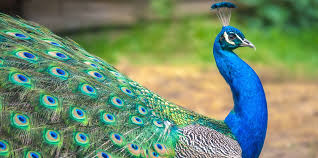
#> input picture peacock.jpg, 318 x 158 px
$ jupyter execute '2_1 ML Wiley.ipynb'
#> lines starting #> are read from the running program, lines starting #| are printed output that depends on the picture
# Image Data Preprocessing

[cell 1]
from skimage.io import imread, imshow

[cell 2]
peacock_img_color = imread("peacock.jpg", as_gray = False)
#> peacock_img_color is the input picture: shape (158, 318, 3); mean R, G, B 113.5, 140.4, 109.4
print("The shape of the colored image is ", peacock_img_color.shape)
#| The shape of the colored image is  (158, 318, 3)
print(peacock_img_color)
#> (printed output is left out)
imshow(peacock_img_color)

[cell 3]
#reading image in gray color

peacock_img_gray = imread("peacock.jpg", as_gray= True)
#> peacock_img_gray: shape (158, 318) float64; min 0.0418, max 1, mean 0.519
print('shape of gray image', peacock_img_gray.shape)
#| shape of gray image (158, 318)
imshow(peacock_img_gray)

[cell 4]
#showing image in different colors

import matplotlib.pyplot as plt
from skimage.color import rgb2gray, rgb2hsv
peacock = imread('peacock.jpg')
peacock_gray = rgb2gray(peacock)
peacock_hsv = rgb2hsv(peacock)
#> peacock_hsv: shape (158, 318, 3) float64; mean of channels 0, 1, 2 0.293, 0.446, 0.613

#displaying image
plt.figure(1, figsize = (30,10))
plt.subplot(131)
imshow(peacock)
plt.title('Original RGB Format')
plt.subplot(132)
imshow(peacock_gray)
plt.title('Gray colored')
plt.subplot(133)
imshow(peacock_hsv)
plt.title('HSV colored')
plt.show()

# image resizing and rescaling

[cell 5]
from skimage.transform import resize, rescale

print("Original Dimension", peacock.shape)
#| Original Dimension (158, 318, 3)

#resize
pk_resize = resize(peacock, (120,120))
print('Resized image', pk_resize.shape)
#| Resized image (120, 120, 3)

#rescaling for gray image, rescaling image at 50%
pk_rescaled = rescale(peacock_gray, scale = (0.50))
print('Rescaled image', pk_rescaled.shape)
#| Rescaled image (79, 159)

#New rescaling
pk_rescaled_new = rescale(peacock_gray, scale = (0.75))
print('Rescale dimension 75%', pk_rescaled_new.shape)
#| Rescale dimension 75% (118, 238)

# Plot
plt.figure(1, figsize = (10,10))
plt.subplot(221)
imshow(peacock)
plt.title("Original One")

plt.subplot(222)
imshow(pk_resize)
plt.title("Resized")

plt.subplot(223)
imshow(pk_rescaled)
plt.title("Rescaled 50%")

plt.subplot(224)
imshow(pk_rescaled_new)
plt.title("Rescaled 75%")

plt.show()

# Image Rotation

[cell 6]
from skimage.transform import rotate

#rotating the image by 40 degress

pk_rotated = rotate(peacock, angle =40)
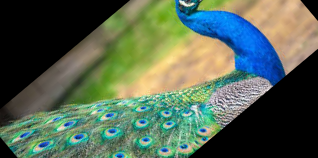
#> pk_rotated: shape (158, 318, 3) float64; mean R, G, B 0.336, 0.403, 0.33
imshow(pk_rotated)

[cell 7]
from numpy import fliplr, flipud

#flipping image from left to right
pk_fliplr = fliplr(peacock)
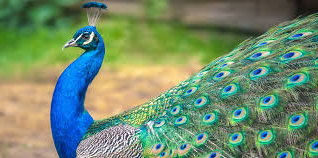
#> pk_fliplr: shape (158, 318, 3); mean R, G, B 113.5, 140.4, 109.4

#flipping image from up to down
pk_flipud = flipud(peacock)
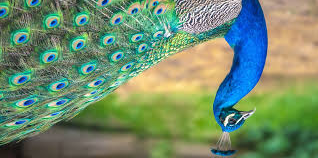
#> pk_flipud: shape (158, 318, 3); mean R, G, B 113.5, 140.4, 109.4

#displaying image
plt.figure(1, figsize = (10,15))

plt.subplot(131)
imshow(peacock)
plt.title("Original")

plt.subplot(132)
imshow(pk_fliplr)
plt.title('Flipping left to right')

plt.subplot(133)
imshow(pk_flipud)
plt.title('Flipping up down')

plt.show()

# Image Intensity

[cell 8]
from skimage import exposure

#Adjusting brightness of image
pk_bright = exposure.adjust_gamma(peacock, gamma=0.5, gain =1)
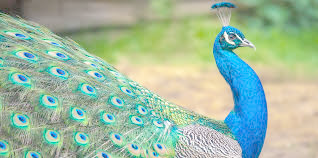
#> pk_bright: shape (158, 318, 3); mean R, G, B 159.8, 186.6, 162.8
pk_brightest = exposure.adjust_gamma(peacock, gamma = 0.25, gain =1)
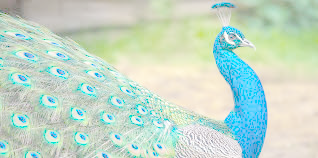
#> pk_brightest: shape (158, 318, 3); mean R, G, B 195.7, 217.3, 202.3
pk_dark = exposure.adjust_gamma(peacock, gamma = 2.25, gain =1)
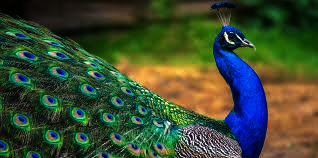
#> pk_dark: shape (158, 318, 3); mean R, G, B 59.9, 75.3, 48.9
pk_darkest = exposure.adjust_gamma(peacock, gamma = 4, gain =1)
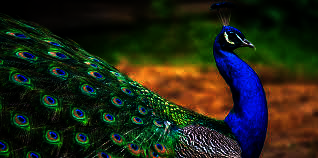
#> pk_darkest: shape (158, 318, 3); mean R, G, B 33.2, 36.7, 22.6

#displaying image
plt.figure(1, figsize = (20,15))

plt.subplot(131)
imshow(peacock)
plt.title("Original")

plt.subplot(132)
imshow(pk_bright)
plt.title('Brighter Image')

plt.subplot(133)
imshow(pk_brightest)
plt.title('Brightest Image')

plt.show()


#displaying image in darker tone
plt.figure(1, figsize = (20,20))

plt.subplot(131)
imshow(peacock)
plt.title("Original")

plt.subplot(132)
imshow(pk_dark)
plt.title('Darker Image')

plt.subplot(133)
imshow(pk_darkest)
plt.title('Darkest Image')

plt.show()

# Image Cropping

[cell 9]
pk_crop1 = peacock[50:(peacock.shape[0]-30), 50:(peacock.shape[1]-40)]
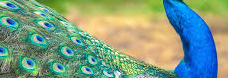
#> pk_crop1: shape (78, 228, 3); mean R, G, B 124.8, 156.9, 132.8
pk_crop2 = peacock[100:(peacock.shape[0]-40), 70:(peacock.shape[1]-30)]

#displaying image
plt.figure(1, figsize = (10,15))

plt.subplot(131)
imshow(peacock)
plt.title("Original")

plt.subplot(132)
imshow(pk_crop1)
plt.title('Cropped Image')

plt.subplot(133)
imshow(pk_crop2)
plt.title('More cropping Image')

plt.show()
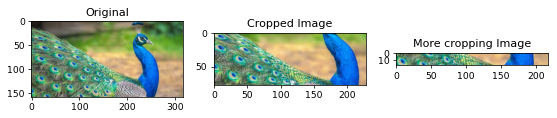
#> figure drawn by matplotlib, 3 panels

# Edge Extraction using Sobel Filter

[cell 10]
from skimage.filters import sobel_h, sobel_v
pk_gray_sobelh= sobel_h(peacock_gray)
pk_gray_sobelv = sobel_v(peacock_gray)
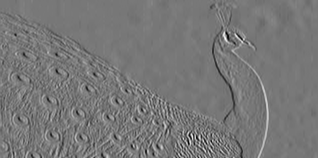
#> pk_gray_sobelv: shape (158, 318) float64; min -0.711, max 0.803, mean 0.000881; drawn with min black and max white

#displaying image
plt.figure(1, figsize = (15,25))

plt.subplot(131)
imshow(peacock_gray)
plt.title("Original gray")

plt.subplot(132)
imshow(pk_gray_sobelh)
plt.title('Sobel_h')

plt.subplot(133)
imshow(pk_gray_sobelv)
plt.title('Sobel_v')

plt.show()

# Edge Extraction using Prewitt Filter

[cell 11]
from skimage.filters import prewitt_h, prewitt_v

pk_gray_prewitth= sobel_h(peacock_gray)
pk_gray_prewittv = sobel_v(peacock_gray)

#displaying image
plt.figure(1, figsize = (15,25))

plt.subplot(131)
imshow(peacock_gray)
plt.title("Original gray")

plt.subplot(132)
imshow(pk_gray_prewitth)
plt.title('Prewitt_h')

plt.subplot(133)
imshow(pk_gray_prewittv)
plt.title('Prewitt_v')

plt.show()
